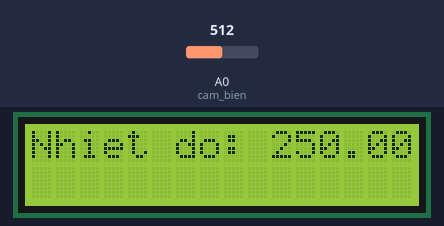
The sketch below on a simulated Arduino Uno, built with avr-gcc and run on an emulated ATmega328P. Shown: 16×2 character LCD. Inputs (shaded band) come from the test bench; at power-on: A0 (cam_bien) = 512.

Above: at 1.3 s.
1.4 s: A0 (cam_bien) set to 716
At 2.6 s:
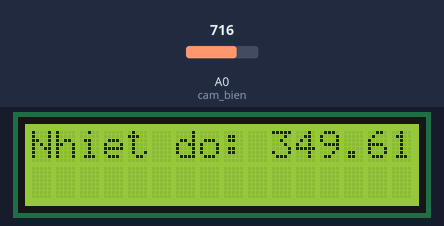
3.6 s: A0 (cam_bien) set to 900
At 4.6 s:
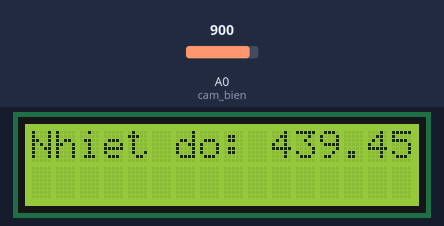
5.6 s: A0 (cam_bien) set to 1023
At 6.6 s:
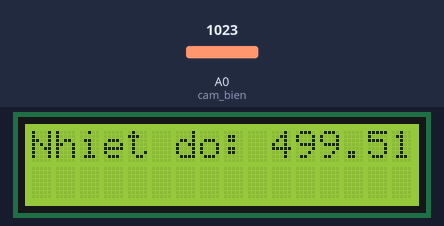
Timing chart, 0 to 8.6 s (numbered marks = the images above; inputs shaded):
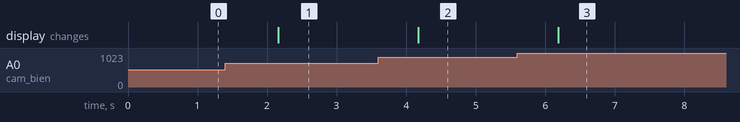

Measured:
- after the input at 1.4 s, the display: changes after 0.76 s (image 1)
- after the input at 3.6 s, the display: changes after 0.57 s (image 2)
- after the input at 5.6 s, the display: changes after 0.59 s (image 3)

The sketch:

Final.ino
```cpp
#include <Wire.h>
#include <LiquidCrystal_I2C.h>

LiquidCrystal_I2C lcd(0x27,16 ,2 );

int cam_bien=A0;
void setup() {
  // put your setup code here, to run once:
  lcd.init();
  lcd.init();
  lcd.backlight();
  lcd.clear();
  lcd.setCursor(0,0);
  lcd.print("Nhiet do:");
}

void loop() {
  // put your main code here, to run repeatedly:
  int temp=analogRead(cam_bien);
 // float temp= doc_cam_bien *5.0/1024.0;
 // float nhiet_do=temp*100.0;
    float celcius = temp * (0.48828125);

  lcd.setCursor(10,0);
  lcd.print(celcius);
  delay(1000);
}
```
